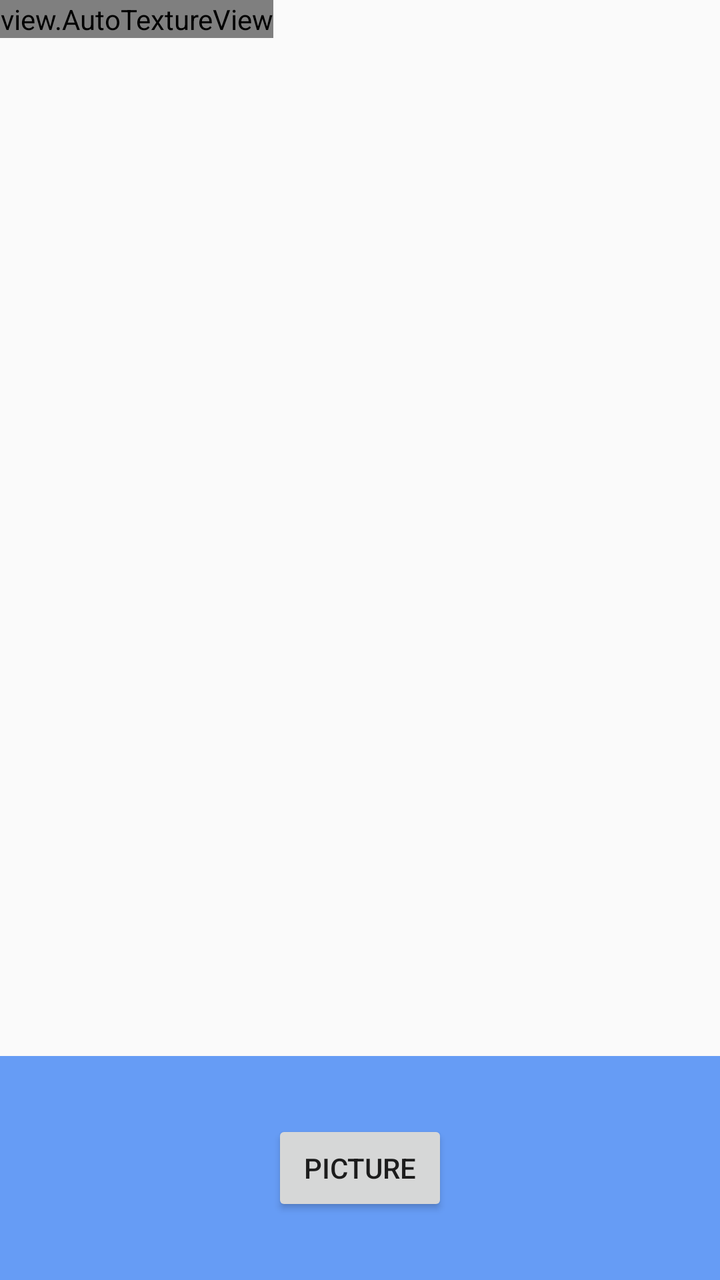
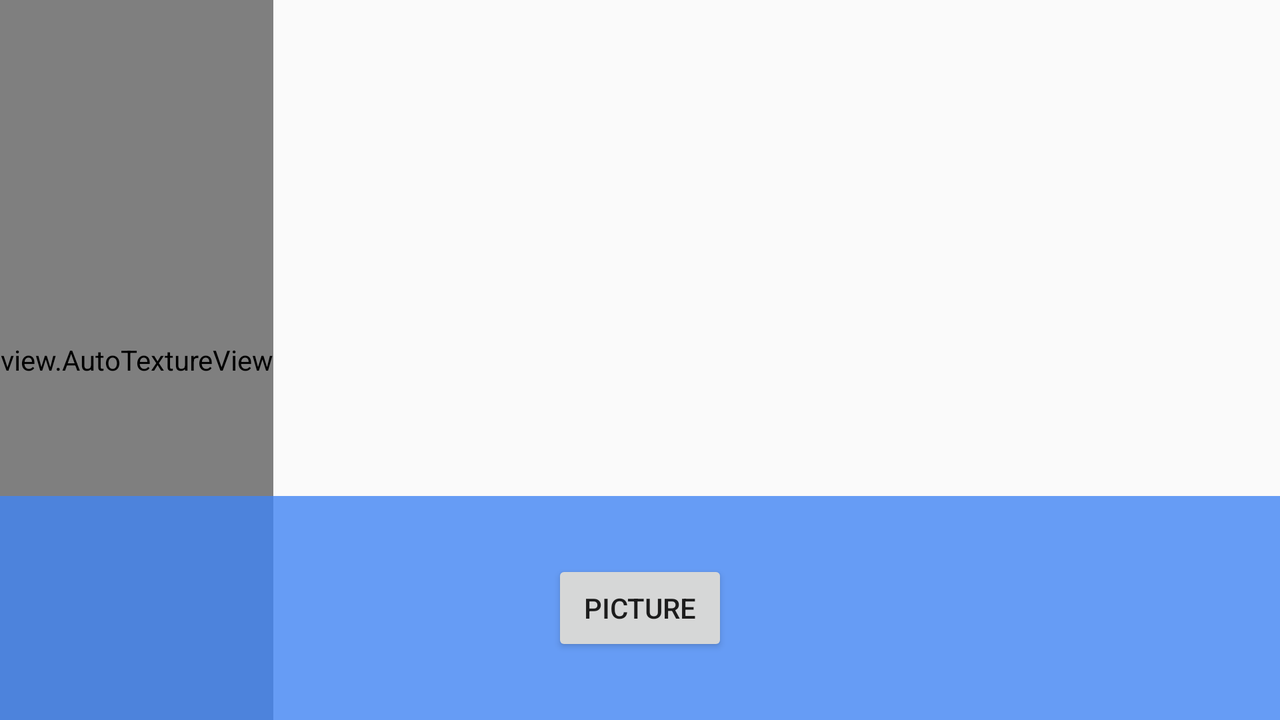

The same Android screen from two of the app's own layout files: first res/layout/ as a phone draws it, then the repository's variant for another configuration, drawn on a device whose configuration selects that folder. Both files follow.
<!-- AndroidManifest.xml: application theme AppTheme -->
<!-- res/layout/fragment_camera2.xml -->
<RelativeLayout xmlns:android="http://schemas.android.com/apk/res/android"
    xmlns:tools="http://schemas.android.com/tools"
    android:layout_width="match_parent"
    android:layout_height="match_parent"
    tools:context="fragment.Camera2Fragment">

    <view.AutoTextureView
        android:id="@+id/texture"
        android:layout_width="wrap_content"
        android:layout_height="wrap_content"
        android:layout_alignParentLeft="true"
        android:layout_alignParentStart="true"
        android:layout_alignParentTop="true" />

    <FrameLayout
        android:id="@+id/control"
        android:layout_width="match_parent"
        android:layout_height="112dp"
        android:layout_alignParentBottom="true"
        android:layout_alignParentLeft="true"
        android:layout_alignParentStart="true"
        android:background="#cc4285f4">

        <Button
            android:id="@+id/picture"
            android:layout_width="wrap_content"
            android:layout_height="wrap_content"
            android:layout_gravity="center"
            android:text="@string/picture" />


    </FrameLayout>
</RelativeLayout>
<!-- resources referenced by this layout -->
<resources>
  <string name="picture">Picture</string>
  <style name="AppTheme" parent="Theme.AppCompat.Light.DarkActionBar">
          
          <item name="colorPrimary">@color/colorPrimary</item>
          <item name="colorPrimaryDark">@color/colorPrimaryDark</item>
          <item name="colorAccent">@color/colorAccent</item>
      </style>
</resources>
<!-- res/layout-land/fragment_camera2.xml (the repository's variant of the layout above) -->
<!-- drawn on the phone turned sideways -->
<RelativeLayout xmlns:android="http://schemas.android.com/apk/res/android"
    xmlns:tools="http://schemas.android.com/tools"
    android:layout_width="match_parent"
    android:layout_height="match_parent"
    tools:context="fragment.Camera2Fragment">

    <view.AutoTextureView
        android:id="@+id/texture"
        android:layout_width="wrap_content"
        android:layout_height="wrap_content"
        android:layout_alignParentBottom="true"
        android:layout_alignParentStart="true"
        android:layout_alignParentTop="true" />

    <FrameLayout
        android:id="@+id/control"
        android:layout_width="match_parent"
        android:layout_height="112dp"
        android:layout_alignParentBottom="true"
        android:layout_alignParentLeft="true"
        android:layout_alignParentStart="true"
        android:background="#cc4285f4">

        <Button
            android:id="@+id/picture"
            android:layout_width="wrap_content"
            android:layout_height="wrap_content"
            android:layout_gravity="center"
            android:text="@string/picture" />


    </FrameLayout>
</RelativeLayout>
